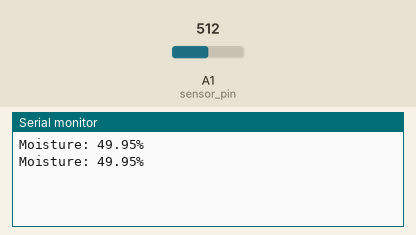
Bench run of a sketch on a simulated Arduino Uno, built with avr-gcc and run on an emulated ATmega328P. Shown: the last lines printed to the serial monitor. The test bench sets the inputs (shaded band); at power-on: A1 (sensor_pin) = 512.

Above: at 1.8 s.
1.9 s: A1 (sensor_pin) set to 716
At 2.8 s:
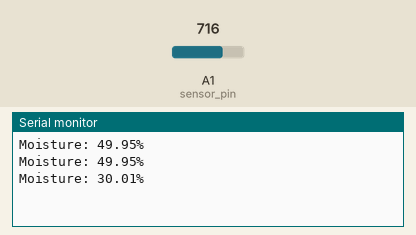
3.4 s: A1 (sensor_pin) set to 900
At 4.4 s:
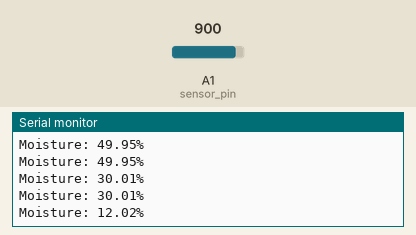
Timing chart, 0 to 6.4 s (numbered marks = the images above; inputs shaded):
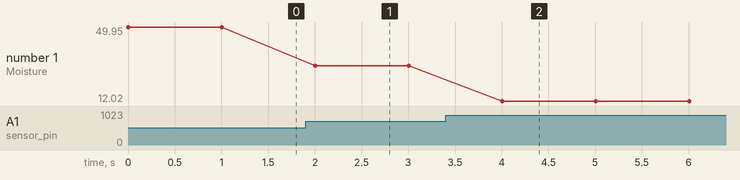

Measured:
- after the input at 1.9 s, the serial monitor: prints a new line after 0.10 s (image 1)
- after the input at 3.4 s, the serial monitor: prints a new line after 0.60 s (image 2)
- plotted number 1: 49.95 → 30.01 after the input at 1.9 s, 30.01 → 12.02 after the input at 3.4 s

The sketch:

soil-moisture-sensor-with-arduino.ino
```cpp
const int sensor_pin = A1;

void setup() {
  Serial.begin(9600);
}

void loop() {
  float moisture_percentage;
  int sensor_analog;
  sensor_analog = analogRead(sensor_pin);
  moisture_percentage = ( 100 - ( (sensor_analog/1023.00) * 100 ) );
  Serial.print("Moisture: ");
  Serial.print(moisture_percentage);
  Serial.print("%\n\n");
  delay(1000);
}
```
